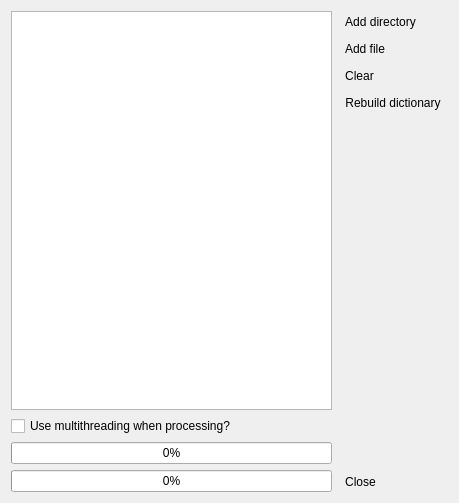
<?xml version="1.0" encoding="UTF-8"?>
<ui version="4.0">
 <class>DictionaryDialog</class>
 <widget class="QDialog" name="DictionaryDialog">
  <property name="geometry">
   <rect>
    <x>0</x>
    <y>0</y>
    <width>459</width>
    <height>503</height>
   </rect>
  </property>
  <property name="windowTitle">
   <string>Dictionary view</string>
  </property>
  <layout class="QHBoxLayout" name="horizontalLayout">
   <item>
    <layout class="QVBoxLayout" name="verticalLayout_2">
     <item>
      <widget class="QTableView" name="tblDictionary">
       <property name="sizePolicy">
        <sizepolicy hsizetype="Expanding" vsizetype="Expanding">
         <horstretch>0</horstretch>
         <verstretch>3</verstretch>
        </sizepolicy>
       </property>
      </widget>
     </item>
     <item>
      <widget class="QCheckBox" name="cbxMultithreading">
       <property name="text">
        <string>Use multithreading when processing?</string>
       </property>
      </widget>
     </item>
     <item>
      <widget class="QProgressBar" name="progressBarFile">
       <property name="value">
        <number>0</number>
       </property>
      </widget>
     </item>
     <item>
      <widget class="QProgressBar" name="progressBarTotal">
       <property name="value">
        <number>0</number>
       </property>
      </widget>
     </item>
    </layout>
   </item>
   <item>
    <layout class="QVBoxLayout" name="verticalLayout">
     <item>
      <widget class="QToolButton" name="btnAddDirectory">
       <property name="text">
        <string>Add directory</string>
       </property>
       <property name="icon">
        <iconset resource="icons.qrc">
         <normaloff>:/icons/folder_add.png</normaloff>:/icons/folder_add.png</iconset>
       </property>
       <property name="iconSize">
        <size>
         <width>32</width>
         <height>32</height>
        </size>
       </property>
       <property name="autoRaise">
        <bool>true</bool>
       </property>
      </widget>
     </item>
     <item>
      <widget class="QToolButton" name="btnAddFile">
       <property name="text">
        <string>Add file</string>
       </property>
       <property name="icon">
        <iconset resource="icons.qrc">
         <normaloff>:/icons/page_add.png</normaloff>:/icons/page_add.png</iconset>
       </property>
       <property name="iconSize">
        <size>
         <width>32</width>
         <height>32</height>
        </size>
       </property>
       <property name="autoRaise">
        <bool>true</bool>
       </property>
      </widget>
     </item>
     <item>
      <widget class="QToolButton" name="btnClear">
       <property name="text">
        <string>Clear</string>
       </property>
       <property name="icon">
        <iconset resource="icons.qrc">
         <normaloff>:/icons/note_remove.png</normaloff>:/icons/note_remove.png</iconset>
       </property>
       <property name="iconSize">
        <size>
         <width>32</width>
         <height>32</height>
        </size>
       </property>
       <property name="autoRaise">
        <bool>true</bool>
       </property>
      </widget>
     </item>
     <item>
      <widget class="QToolButton" name="btnProcess">
       <property name="text">
        <string>Rebuild dictionary</string>
       </property>
       <property name="icon">
        <iconset resource="icons.qrc">
         <normaloff>:/icons/database_process.png</normaloff>:/icons/database_process.png</iconset>
       </property>
       <property name="iconSize">
        <size>
         <width>32</width>
         <height>32</height>
        </size>
       </property>
       <property name="autoRaise">
        <bool>true</bool>
       </property>
      </widget>
     </item>
     <item>
      <spacer name="verticalSpacer">
       <property name="orientation">
        <enum>Qt::Vertical</enum>
       </property>
       <property name="sizeHint" stdset="0">
        <size>
         <width>20</width>
         <height>128</height>
        </size>
       </property>
      </spacer>
     </item>
     <item>
      <widget class="QToolButton" name="btnClose">
       <property name="text">
        <string>Close</string>
       </property>
       <property name="icon">
        <iconset resource="icons.qrc">
         <normaloff>:/icons/exit.png</normaloff>:/icons/exit.png</iconset>
       </property>
       <property name="iconSize">
        <size>
         <width>32</width>
         <height>32</height>
        </size>
       </property>
       <property name="autoRaise">
        <bool>true</bool>
       </property>
      </widget>
     </item>
    </layout>
   </item>
  </layout>
 </widget>
 <resources>
  <include location="icons.qrc"/>
 </resources>
 <connections>
  <connection>
   <sender>btnClose</sender>
   <signal>clicked()</signal>
   <receiver>DictionaryDialog</receiver>
   <slot>accept()</slot>
   <hints>
    <hint type="sourcelabel">
     <x>435</x>
     <y>375</y>
    </hint>
    <hint type="destinationlabel">
     <x>415</x>
     <y>396</y>
    </hint>
   </hints>
  </connection>
 </connections>
</ui>
